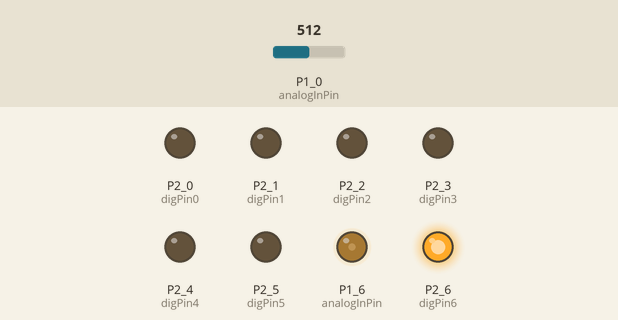
The sketch below on a simulated TI MSP430 LaunchPad. Shown: output pins drawn as LEDs (lit = HIGH). The inputs (shaded band) are chosen by the test bench; at power-on: P1_0 (analogInPin) = 512.

Above: at 1.2 s.
1.3 s: P1_0 (analogInPin) set to 716
At 1.7 s:
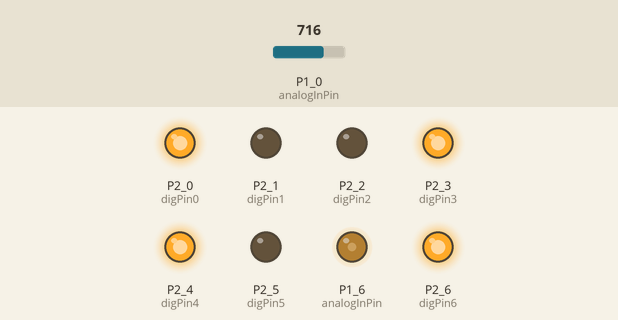
2.8 s: P1_0 (analogInPin) set to 900
At 4.0 s:
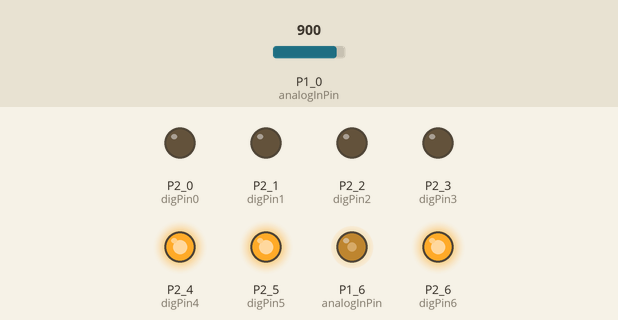
4.3 s: P1_0 (analogInPin) set to 1023
At 5.1 s:
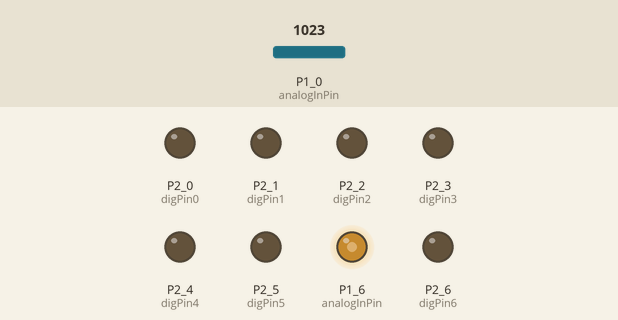
5.8 s: P1_0 (analogInPin) set to 511
At 6.5 s:
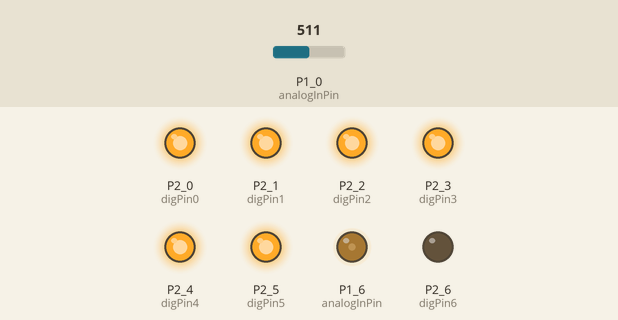
7.3 s: P1_0 (analogInPin) set to 306
At 8.6 s:
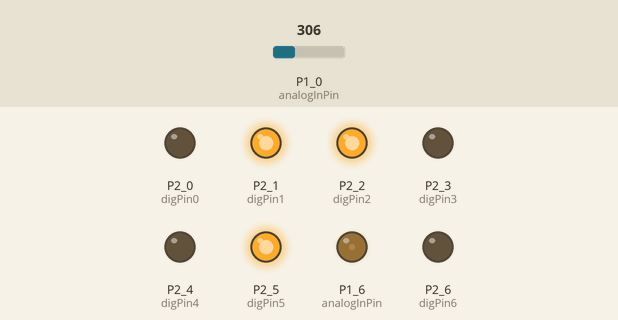
Timing chart, 0 to 9.8 s (numbered marks = the images above; inputs shaded):
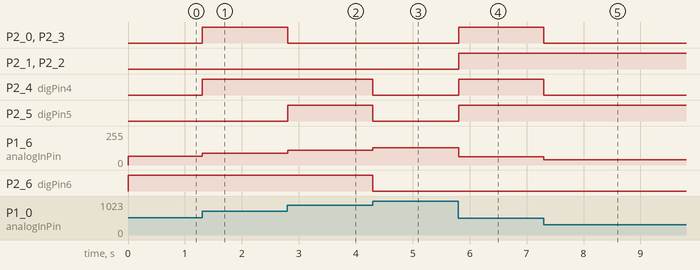

Measured:
- after the input at 1.3 s, P2_0 (digPin0), P2_3 (digPin3), P2_4 (digPin4): LOW → HIGH at once; P1_6 (analogInPin): 64/255 → 89/255 at once
- after the input at 2.8 s, P2_0 (digPin0), P2_3 (digPin3): HIGH → LOW at once; P2_5 (digPin5): LOW → HIGH at once; P1_6 (analogInPin): 89/255 → 112/255 at once
- after the input at 4.3 s, P2_4 (digPin4), P2_5 (digPin5), P2_6 (digPin6): HIGH → LOW at once; P1_6 (analogInPin): 112/255 → 128/255 at once
- after the input at 5.8 s, P2_0 (digPin0), P2_1 (digPin1), P2_2 (digPin2), P2_3 (digPin3), P2_4 (digPin4), P2_5 (digPin5): LOW → HIGH at once; P1_6 (analogInPin): 128/255 → 63/255 at once
- after the input at 7.3 s, P2_0 (digPin0), P2_3 (digPin3), P2_4 (digPin4): HIGH → LOW at once; P1_6 (analogInPin): 63/255 → 38/255 at once

The sketch:

IR_Sensor_In_Serial_Out.ino
```cpp
/*
  Analog input, analog output, serial output

 Reads an analog input pin, maps the result to a range from 0 to 255
 and uses the result to set the pulsewidth modulation (PWM) of an output pin.
 Also prints the results to the serial monitor.

 The circuit:
 * input connected to analog pin 0.
 * LED connected from digital pin 14 to ground (on-board green LED)
 */

// These constants won't change.  They're used to give names
// to the pins used:
const int analogInPin = A0;  // Analog input pin that the potentiometer is attached to
const int digPin0 = P2_0;
const int digPin1 = P2_1;
const int digPin2 = P2_2;
const int digPin3 = P2_3;
const int digPin4 = P2_4;
const int digPin5 = P2_5;
const int digPin6 = P2_6;

//
int sensorValue = 0;        // value read from the input
int outputValue = 0;        // value output to the PWM (analog out)

void setup() {
  pinMode(GREEN_LED,OUTPUT);
  pinMode(digPin0,OUTPUT);
  pinMode(digPin1,OUTPUT);
  pinMode(digPin2,OUTPUT);
  pinMode(digPin3,OUTPUT);
  pinMode(digPin4,OUTPUT);
  pinMode(digPin5,OUTPUT);
  pinMode(digPin6,OUTPUT);
}

void loop() {
  // read the analog in value:
  sensorValue = analogRead(analogInPin);
  // map it to the range of the analog out:
  outputValue = map(sensorValue, 0, 1023, 0, 128); // 2^7
  // change the analog out value:
  analogWrite(GREEN_LED, outputValue);

  if (outputValue & 1)
    digitalWrite(digPin0,HIGH);
  else
    digitalWrite(digPin0,LOW);

  if (outputValue & 2)
    digitalWrite(digPin1,HIGH);
  else
    digitalWrite(digPin1,LOW);

  if (outputValue & 4)
    digitalWrite(digPin2,HIGH);
  else
    digitalWrite(digPin2,LOW);

  if (outputValue & 8)
    digitalWrite(digPin3,HIGH);
  else
    digitalWrite(digPin3,LOW);

  if (outputValue & 16)
   digitalWrite(digPin4,HIGH);
  else
    digitalWrite(digPin4,LOW);

  if (outputValue & 32)
   digitalWrite(digPin5,HIGH);
  else
    digitalWrite(digPin5,LOW);

  if (outputValue & 64)
    digitalWrite(digPin6,HIGH);
  else
    digitalWrite(digPin6,LOW);

  // wait 10 milliseconds before the next loop
  // for the analog-to-digital converter to settle
  // after the last reading:
  delay(10);
}
```
